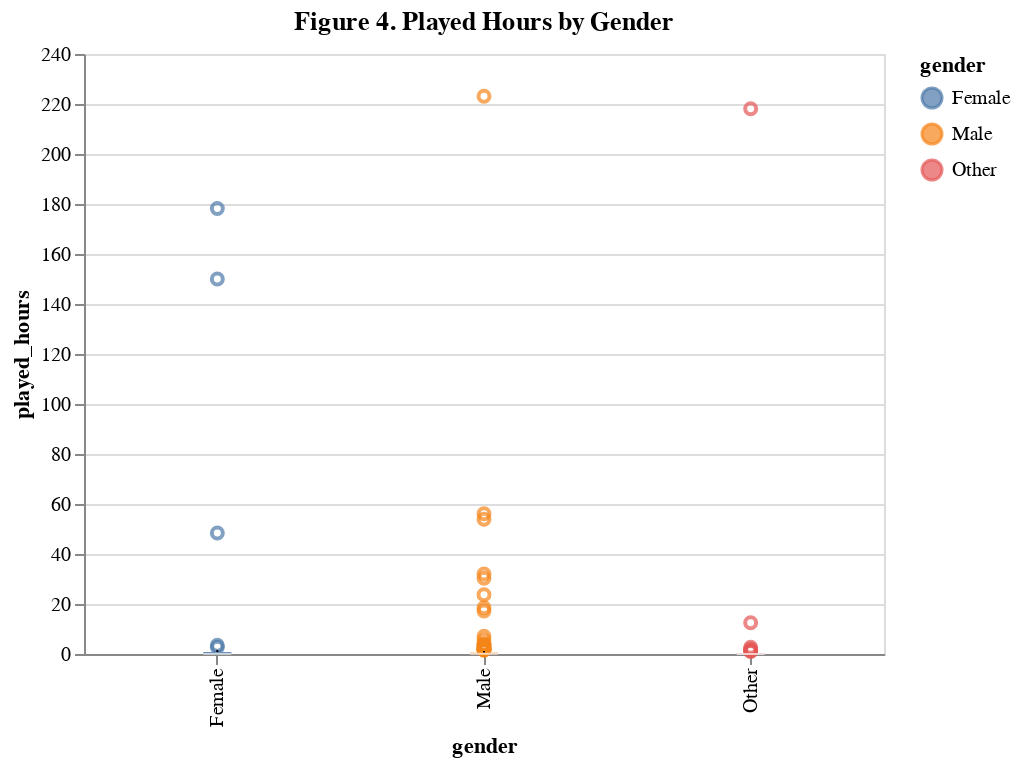

The cell this chart's notebook holds for it:
### Markdown cell above
## 3.6 Played Hours by Gender

### Code cell
fig4 = alt.Chart(df).mark_boxplot().encode(
    x='gender',
    y='played_hours',
    color='gender'
).properties(
    width=400,
    title='Figure 4. Played Hours by Gender'
)

fig4

### Figure 1 — Vega-Lite specification as saved in the notebook (floating-point values rounded to 4 significant figures; data arrays with more than 128 entries replaced by an {"elided": "..."} marker saying what was removed)
{"config": {"view": {"continuousWidth": 300, "continuousHeight": 300}}, "data": {"name": "data-e86b6340693c7b10992cc56c69ab303c"}, "mark": {"type": "boxplot"}, "encoding": {"color": {"field": "gender", "type": "nominal"}, "x": {"field": "gender", "type": "nominal"}, "y": {"field": "played_hours", "type": "quantitative"}}, "title": "Figure 4. Played Hours by Gender", "width": 400, "$schema": "https://vega.github.io/schema/vega-lite/v5.20.1.json", "datasets": {"data-e86b6340693c7b10992cc56c69ab303c": {"elided": "196 records"}}}
